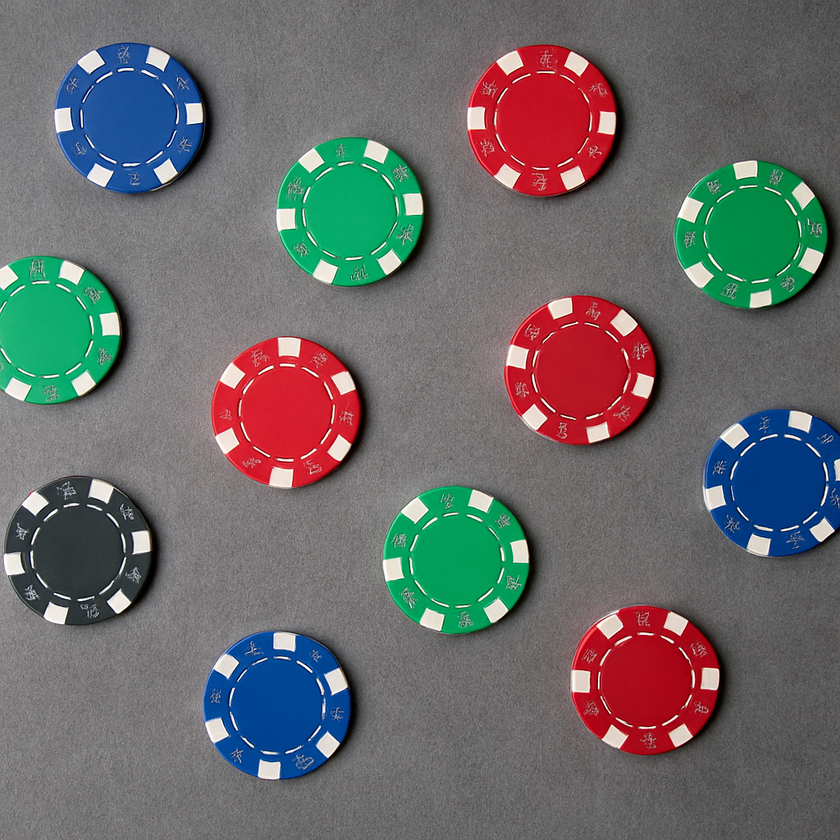
#> input picture circulos_1.png, 840 x 840 px, shrunk from 1024 x 1024 before the run, found by its file name
$ python Deteccao_Circulos.py
#> lines starting #> are read from the running program, lines starting #| are printed output that depends on the picture; after the words box and inside, x2 and y2 are one past the last pixel; in counts of white or black regions, pixels touching at a corner belong together
import cv2
import matplotlib.pyplot as plt
import numpy as np

# Carrega a imagem
img = cv2.imread('/home/vinicius/Python/PDI/circulos/circulos_1.png')
#> img is the input picture: shape (840, 840, 3); mean B, G, R 106.7, 106.1, 107.1
copia = img.copy()

# Converte para tons de cinza
img_cinza = cv2.cvtColor(img, cv2.COLOR_BGR2GRAY)
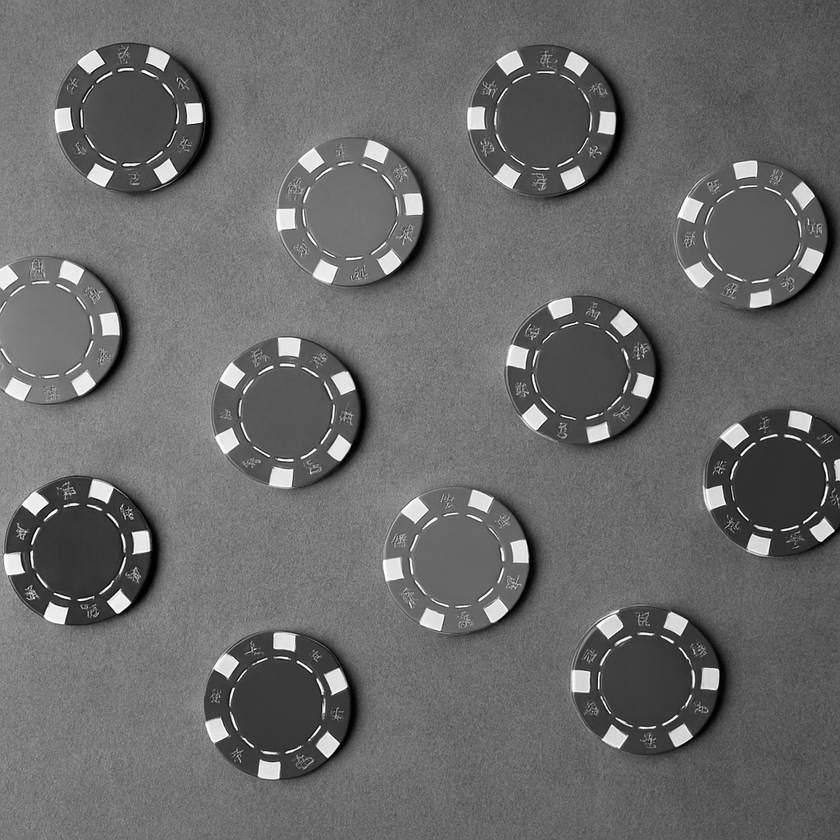
#> img_cinza: shape (840, 840); min 0, max 255, mean 106.5

# Detecta círculos com Hough
circulos = cv2.HoughCircles(
    img_cinza,
    cv2.HOUGH_GRADIENT,
    dp=1.2,
    minDist=80,       # Maior distância entre centros
    param1=100,       # Threshold alto para borda (Canny)
    param2=50,        # Threshold mais alto para o centro — menos falsos
    minRadius=40,     # Ajuste com base no tamanho real das fichas
    maxRadius=60
)
#> circulos = [[456.6, 559.8, 47.44], [751.8, 233.4, 48.64], [541.8, 120.6, 48.4], [778.2, 481.8, 47.2], [275.4, 705, 46.96], [286.2, 413.4, 47.44], [78.6, 552.6, 47.08], [645, 679.8, 48.64], [127.8, 115.8, 47.44], [349.8, 211.8, 47.44], [45, 329.4, 47.44], [581.4, 372.6, 46.12]]


# Se houver círculos, desenha
if circulos is not None:
    circulos = np.round(circulos[0, :]).astype("int")
#> circulos = [[457, 560, 47], [752, 233, 49], [542, 121, 48], [778, 482, 47], [275, 705, 47], [286, 413, 47], [79, 553, 47], [645, 680, 49], [128, 116, 47], [350, 212, 47], [45, 329, 47], [581, 373, 46]]

    for (x, y, r) in circulos:
        cv2.circle(copia, (x, y), r, (0, 255, 0), 4)  # Círculo
        cv2.rectangle(copia, (x - 5, y - 5), (x + 5, y + 5), (0, 128, 255), -1)  # Centro
#> this loop made 12 passes
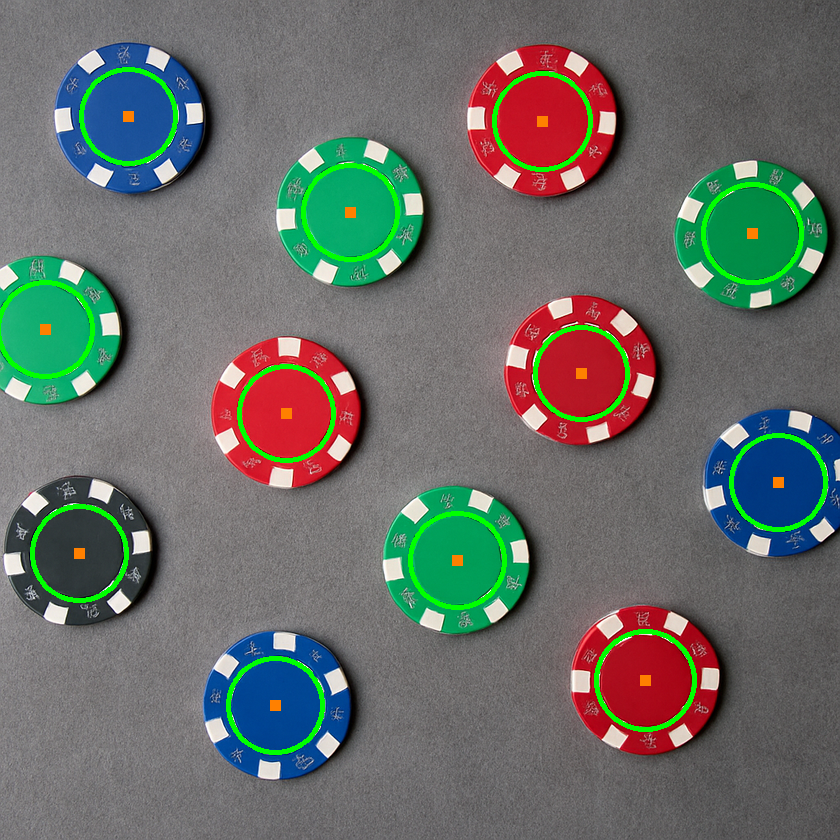
#> copia: shape (840, 840, 3); 2.71% of pixels changed, all inside (x1, y1, x2, y2) = (0, 67, 828, 755)

# Exibe imagens
plt.figure(figsize=(12, 5))

plt.subplot(1, 2, 1)
plt.imshow(cv2.cvtColor(img, cv2.COLOR_BGR2RGB))
plt.title("Imagem Original")
plt.axis('off')

plt.subplot(1, 2, 2)
plt.imshow(cv2.cvtColor(copia, cv2.COLOR_BGR2RGB))
qtd = len(circulos) if circulos is not None else 0
#> qtd = 12
plt.title(f"Círculos Detectados: {qtd}")
plt.axis('off')


plt.tight_layout()
plt.show()
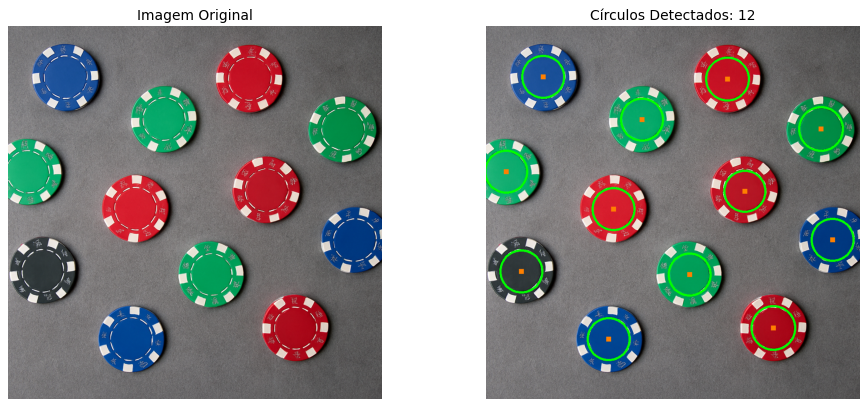
#> figure drawn by matplotlib, 2 panels
